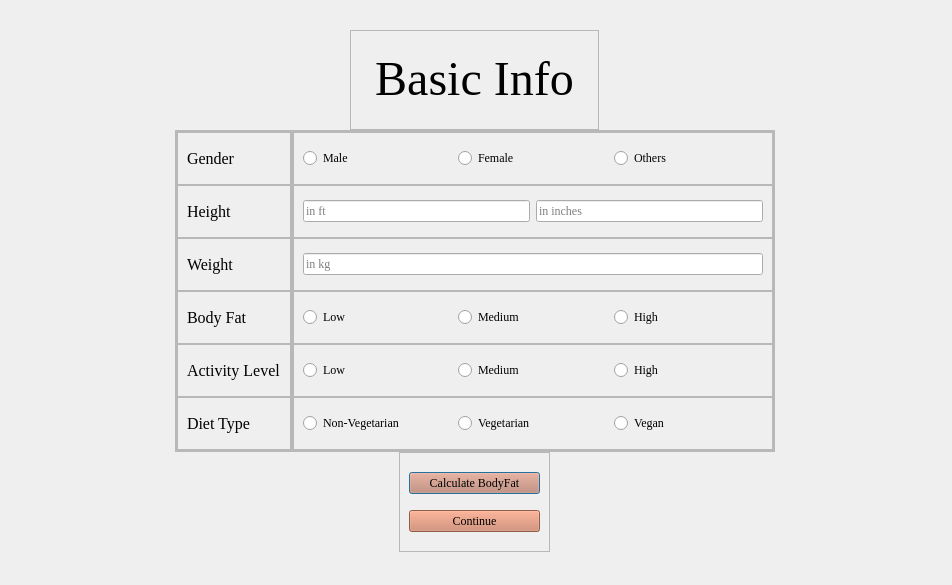
<?xml version="1.0" encoding="UTF-8"?>
<ui version="4.0">
 <class>basicinfo</class>
 <widget class="QDialog" name="basicinfo">
  <property name="geometry">
   <rect>
    <x>0</x>
    <y>0</y>
    <width>952</width>
    <height>585</height>
   </rect>
  </property>
  <property name="windowTitle">
   <string>Dialog</string>
  </property>
  <property name="styleSheet">
   <string notr="true">QMainWindow {background: #e0d3b6;}

QPushButton {background: #cc7f63;}

QCommandLinkButton  {background:#e0d3b6;}

QLabel {font:  #c9563c;}

QTextEdit {font: #161514;}</string>
  </property>
  <widget class="QFrame" name="frame_17">
   <property name="geometry">
    <rect>
     <x>399</x>
     <y>452</y>
     <width>151</width>
     <height>100</height>
    </rect>
   </property>
   <property name="maximumSize">
    <size>
     <width>16777215</width>
     <height>100</height>
    </size>
   </property>
   <property name="frameShape">
    <enum>QFrame::StyledPanel</enum>
   </property>
   <property name="frameShadow">
    <enum>QFrame::Raised</enum>
   </property>
   <layout class="QVBoxLayout" name="verticalLayout_4">
    <item>
     <widget class="QPushButton" name="pushButton">
      <property name="maximumSize">
       <size>
        <width>150</width>
        <height>16777215</height>
       </size>
      </property>
      <property name="font">
       <font>
        <family>Times New Roman</family>
       </font>
      </property>
      <property name="text">
       <string>Calculate BodyFat</string>
      </property>
     </widget>
    </item>
    <item>
     <widget class="QPushButton" name="pushButton_3">
      <property name="maximumSize">
       <size>
        <width>150</width>
        <height>16777215</height>
       </size>
      </property>
      <property name="font">
       <font>
        <family>Times New Roman</family>
       </font>
      </property>
      <property name="text">
       <string>Continue</string>
      </property>
     </widget>
    </item>
   </layout>
  </widget>
  <widget class="QFrame" name="frame">
   <property name="geometry">
    <rect>
     <x>175</x>
     <y>130</y>
     <width>600</width>
     <height>322</height>
    </rect>
   </property>
   <property name="minimumSize">
    <size>
     <width>600</width>
     <height>0</height>
    </size>
   </property>
   <property name="maximumSize">
    <size>
     <width>500</width>
     <height>16777215</height>
    </size>
   </property>
   <property name="frameShape">
    <enum>QFrame::StyledPanel</enum>
   </property>
   <property name="frameShadow">
    <enum>QFrame::Raised</enum>
   </property>
   <layout class="QHBoxLayout" name="horizontalLayout">
    <property name="spacing">
     <number>0</number>
    </property>
    <property name="leftMargin">
     <number>0</number>
    </property>
    <property name="topMargin">
     <number>0</number>
    </property>
    <property name="rightMargin">
     <number>0</number>
    </property>
    <property name="bottomMargin">
     <number>0</number>
    </property>
    <item>
     <widget class="QFrame" name="frame_3">
      <property name="frameShape">
       <enum>QFrame::StyledPanel</enum>
      </property>
      <property name="frameShadow">
       <enum>QFrame::Raised</enum>
      </property>
      <layout class="QVBoxLayout" name="verticalLayout_2">
       <property name="spacing">
        <number>0</number>
       </property>
       <property name="leftMargin">
        <number>0</number>
       </property>
       <property name="topMargin">
        <number>0</number>
       </property>
       <property name="rightMargin">
        <number>0</number>
       </property>
       <property name="bottomMargin">
        <number>0</number>
       </property>
       <item>
        <widget class="QFrame" name="frame_8">
         <property name="frameShape">
          <enum>QFrame::StyledPanel</enum>
         </property>
         <property name="frameShadow">
          <enum>QFrame::Raised</enum>
         </property>
         <layout class="QHBoxLayout" name="horizontalLayout_8">
          <item>
           <widget class="QLabel" name="label_2">
            <property name="font">
             <font>
              <family>Times New Roman</family>
              <pointsize>12</pointsize>
              <italic>false</italic>
              <bold>false</bold>
             </font>
            </property>
            <property name="text">
             <string>Gender</string>
            </property>
           </widget>
          </item>
         </layout>
        </widget>
       </item>
       <item>
        <widget class="QFrame" name="frame_11">
         <property name="frameShape">
          <enum>QFrame::StyledPanel</enum>
         </property>
         <property name="frameShadow">
          <enum>QFrame::Raised</enum>
         </property>
         <layout class="QHBoxLayout" name="horizontalLayout_7">
          <item>
           <widget class="QLabel" name="label_3">
            <property name="font">
             <font>
              <family>Times New Roman</family>
              <pointsize>12</pointsize>
              <italic>false</italic>
              <bold>false</bold>
             </font>
            </property>
            <property name="text">
             <string>Height</string>
            </property>
           </widget>
          </item>
         </layout>
        </widget>
       </item>
       <item>
        <widget class="QFrame" name="frame_7">
         <property name="frameShape">
          <enum>QFrame::StyledPanel</enum>
         </property>
         <property name="frameShadow">
          <enum>QFrame::Raised</enum>
         </property>
         <layout class="QHBoxLayout" name="horizontalLayout_6">
          <item>
           <widget class="QLabel" name="label_4">
            <property name="font">
             <font>
              <family>Times New Roman</family>
              <pointsize>12</pointsize>
              <italic>false</italic>
              <bold>false</bold>
             </font>
            </property>
            <property name="text">
             <string>Weight</string>
            </property>
           </widget>
          </item>
         </layout>
        </widget>
       </item>
       <item>
        <widget class="QFrame" name="frame_9">
         <property name="frameShape">
          <enum>QFrame::StyledPanel</enum>
         </property>
         <property name="frameShadow">
          <enum>QFrame::Raised</enum>
         </property>
         <layout class="QHBoxLayout" name="horizontalLayout_5">
          <item>
           <widget class="QLabel" name="label_5">
            <property name="font">
             <font>
              <family>Times New Roman</family>
              <pointsize>12</pointsize>
              <italic>false</italic>
              <bold>false</bold>
             </font>
            </property>
            <property name="text">
             <string>Body Fat</string>
            </property>
           </widget>
          </item>
         </layout>
        </widget>
       </item>
       <item>
        <widget class="QFrame" name="frame_10">
         <property name="frameShape">
          <enum>QFrame::StyledPanel</enum>
         </property>
         <property name="frameShadow">
          <enum>QFrame::Raised</enum>
         </property>
         <layout class="QHBoxLayout" name="horizontalLayout_4">
          <item>
           <widget class="QLabel" name="label_6">
            <property name="font">
             <font>
              <family>Times New Roman</family>
              <pointsize>12</pointsize>
              <italic>false</italic>
              <bold>false</bold>
             </font>
            </property>
            <property name="text">
             <string>Activity Level</string>
            </property>
           </widget>
          </item>
         </layout>
        </widget>
       </item>
       <item>
        <widget class="QFrame" name="frame_5">
         <property name="frameShape">
          <enum>QFrame::StyledPanel</enum>
         </property>
         <property name="frameShadow">
          <enum>QFrame::Raised</enum>
         </property>
         <layout class="QHBoxLayout" name="horizontalLayout_3">
          <item>
           <widget class="QLabel" name="label_7">
            <property name="font">
             <font>
              <family>Times New Roman</family>
              <pointsize>12</pointsize>
              <italic>false</italic>
              <bold>false</bold>
             </font>
            </property>
            <property name="text">
             <string>Diet Type</string>
            </property>
           </widget>
          </item>
         </layout>
        </widget>
       </item>
      </layout>
     </widget>
    </item>
    <item>
     <widget class="QFrame" name="frame_4">
      <property name="minimumSize">
       <size>
        <width>450</width>
        <height>0</height>
       </size>
      </property>
      <property name="frameShape">
       <enum>QFrame::StyledPanel</enum>
      </property>
      <property name="frameShadow">
       <enum>QFrame::Raised</enum>
      </property>
      <layout class="QVBoxLayout" name="verticalLayout_3">
       <property name="spacing">
        <number>0</number>
       </property>
       <property name="leftMargin">
        <number>0</number>
       </property>
       <property name="topMargin">
        <number>0</number>
       </property>
       <property name="rightMargin">
        <number>0</number>
       </property>
       <property name="bottomMargin">
        <number>0</number>
       </property>
       <item>
        <widget class="QFrame" name="frame_12">
         <property name="frameShape">
          <enum>QFrame::StyledPanel</enum>
         </property>
         <property name="frameShadow">
          <enum>QFrame::Raised</enum>
         </property>
         <layout class="QHBoxLayout" name="horizontalLayout_9">
          <item>
           <widget class="QRadioButton" name="radioButton">
            <property name="font">
             <font>
              <family>Times New Roman</family>
             </font>
            </property>
            <property name="text">
             <string>Male</string>
            </property>
           </widget>
          </item>
          <item>
           <widget class="QRadioButton" name="radioButton_2">
            <property name="font">
             <font>
              <family>Times New Roman</family>
             </font>
            </property>
            <property name="text">
             <string>Female</string>
            </property>
           </widget>
          </item>
          <item>
           <widget class="QRadioButton" name="radioButton_3">
            <property name="font">
             <font>
              <family>Times New Roman</family>
             </font>
            </property>
            <property name="text">
             <string>Others</string>
            </property>
           </widget>
          </item>
         </layout>
        </widget>
       </item>
       <item>
        <widget class="QFrame" name="frame_16">
         <property name="frameShape">
          <enum>QFrame::StyledPanel</enum>
         </property>
         <property name="frameShadow">
          <enum>QFrame::Raised</enum>
         </property>
         <layout class="QHBoxLayout" name="horizontalLayout_10">
          <item>
           <widget class="QLineEdit" name="lineEdit">
            <property name="font">
             <font>
              <family>Times New Roman</family>
             </font>
            </property>
            <property name="placeholderText">
             <string>in ft</string>
            </property>
           </widget>
          </item>
          <item>
           <widget class="QLineEdit" name="lineEdit_2">
            <property name="font">
             <font>
              <family>Times New Roman</family>
             </font>
            </property>
            <property name="placeholderText">
             <string>in inches</string>
            </property>
           </widget>
          </item>
         </layout>
        </widget>
       </item>
       <item>
        <widget class="QFrame" name="frame_13">
         <property name="frameShape">
          <enum>QFrame::StyledPanel</enum>
         </property>
         <property name="frameShadow">
          <enum>QFrame::Raised</enum>
         </property>
         <layout class="QHBoxLayout" name="horizontalLayout_11">
          <item>
           <widget class="QLineEdit" name="lineEdit_3">
            <property name="font">
             <font>
              <family>Times New Roman</family>
             </font>
            </property>
            <property name="placeholderText">
             <string>in kg</string>
            </property>
           </widget>
          </item>
         </layout>
        </widget>
       </item>
       <item>
        <widget class="QFrame" name="frame_14">
         <property name="frameShape">
          <enum>QFrame::StyledPanel</enum>
         </property>
         <property name="frameShadow">
          <enum>QFrame::Raised</enum>
         </property>
         <layout class="QHBoxLayout" name="horizontalLayout_12">
          <item>
           <widget class="QRadioButton" name="radioButton_5">
            <property name="font">
             <font>
              <family>Times New Roman</family>
             </font>
            </property>
            <property name="text">
             <string>Low</string>
            </property>
           </widget>
          </item>
          <item>
           <widget class="QRadioButton" name="radioButton_6">
            <property name="font">
             <font>
              <family>Times New Roman</family>
             </font>
            </property>
            <property name="text">
             <string>Medium</string>
            </property>
           </widget>
          </item>
          <item>
           <widget class="QRadioButton" name="radioButton_4">
            <property name="font">
             <font>
              <family>Times New Roman</family>
             </font>
            </property>
            <property name="text">
             <string>High</string>
            </property>
           </widget>
          </item>
         </layout>
        </widget>
       </item>
       <item>
        <widget class="QFrame" name="frame_15">
         <property name="frameShape">
          <enum>QFrame::StyledPanel</enum>
         </property>
         <property name="frameShadow">
          <enum>QFrame::Raised</enum>
         </property>
         <layout class="QHBoxLayout" name="horizontalLayout_13">
          <item>
           <widget class="QRadioButton" name="radioButton_15">
            <property name="font">
             <font>
              <family>Times New Roman</family>
             </font>
            </property>
            <property name="text">
             <string>Low</string>
            </property>
           </widget>
          </item>
          <item>
           <widget class="QRadioButton" name="radioButton_13">
            <property name="font">
             <font>
              <family>Times New Roman</family>
             </font>
            </property>
            <property name="text">
             <string>Medium</string>
            </property>
           </widget>
          </item>
          <item>
           <widget class="QRadioButton" name="radioButton_14">
            <property name="font">
             <font>
              <family>Times New Roman</family>
             </font>
            </property>
            <property name="text">
             <string>High</string>
            </property>
           </widget>
          </item>
         </layout>
        </widget>
       </item>
       <item>
        <widget class="QFrame" name="frame_6">
         <property name="font">
          <font>
           <family>Times New Roman</family>
          </font>
         </property>
         <property name="frameShape">
          <enum>QFrame::StyledPanel</enum>
         </property>
         <property name="frameShadow">
          <enum>QFrame::Raised</enum>
         </property>
         <layout class="QHBoxLayout" name="horizontalLayout_14">
          <item>
           <widget class="QRadioButton" name="radioButton_17">
            <property name="font">
             <font>
              <family>Times New Roman</family>
             </font>
            </property>
            <property name="text">
             <string>Non-Vegetarian</string>
            </property>
           </widget>
          </item>
          <item>
           <widget class="QRadioButton" name="radioButton_18">
            <property name="font">
             <font>
              <family>Times New Roman</family>
             </font>
            </property>
            <property name="text">
             <string>Vegetarian</string>
            </property>
           </widget>
          </item>
          <item>
           <widget class="QRadioButton" name="radioButton_16">
            <property name="font">
             <font>
              <family>Times New Roman</family>
             </font>
            </property>
            <property name="text">
             <string>Vegan</string>
            </property>
           </widget>
          </item>
         </layout>
        </widget>
       </item>
      </layout>
     </widget>
    </item>
   </layout>
  </widget>
  <widget class="QFrame" name="frame_2">
   <property name="geometry">
    <rect>
     <x>350</x>
     <y>30</y>
     <width>249</width>
     <height>100</height>
    </rect>
   </property>
   <property name="maximumSize">
    <size>
     <width>1000</width>
     <height>100</height>
    </size>
   </property>
   <property name="frameShape">
    <enum>QFrame::StyledPanel</enum>
   </property>
   <property name="frameShadow">
    <enum>QFrame::Raised</enum>
   </property>
   <layout class="QHBoxLayout" name="horizontalLayout_2">
    <property name="spacing">
     <number>0</number>
    </property>
    <property name="leftMargin">
     <number>0</number>
    </property>
    <property name="topMargin">
     <number>0</number>
    </property>
    <property name="rightMargin">
     <number>0</number>
    </property>
    <property name="bottomMargin">
     <number>0</number>
    </property>
    <item>
     <widget class="QLabel" name="label">
      <property name="font">
       <font>
        <family>Times New Roman</family>
        <pointsize>36</pointsize>
        <italic>false</italic>
        <bold>false</bold>
       </font>
      </property>
      <property name="text">
       <string>&lt;html&gt;&lt;head/&gt;&lt;body&gt;&lt;p align=&quot;center&quot;&gt;Basic Info&lt;/p&gt;&lt;/body&gt;&lt;/html&gt;</string>
      </property>
     </widget>
    </item>
   </layout>
  </widget>
 </widget>
 <resources/>
 <connections/>
</ui>
